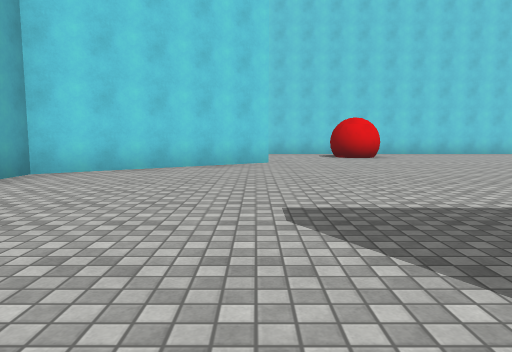
view 1 (above)

24 first-person views from a walk through a scene from a Unity 3-D project. The camera is 1.2 m above the floor, tilts 6° down and sees 70° across. The floor is counted in squares, 2 m on a side. Each view is taken from the middle of a square. On the plan, view 1 faces up. The plan holds only what a view shows up to about 10 squares ahead; the rest is blank. The place goes on beyond the plan. Surface patterns are stand-ins for the level's own textures.

view 2
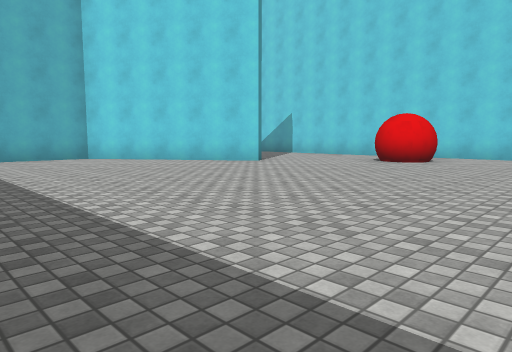

view 3
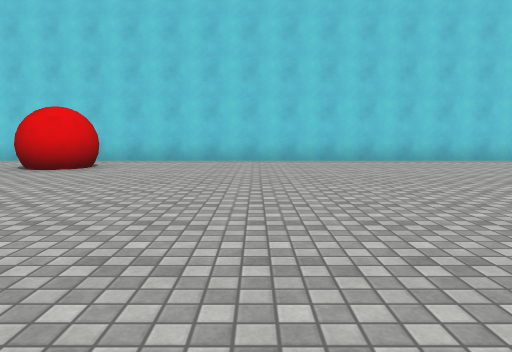

view 4
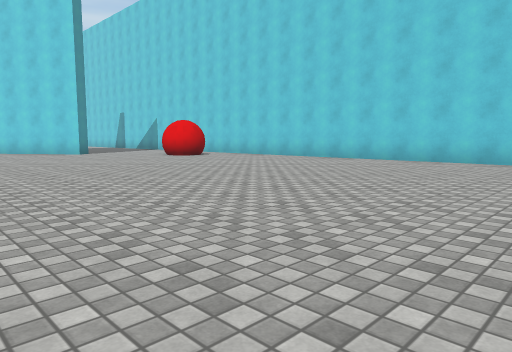

view 5
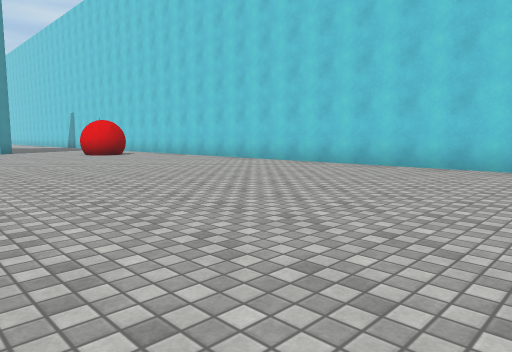

view 6
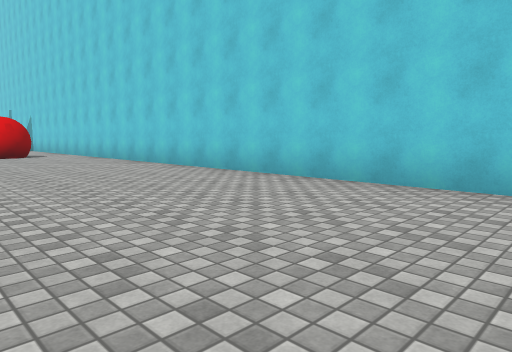

view 7
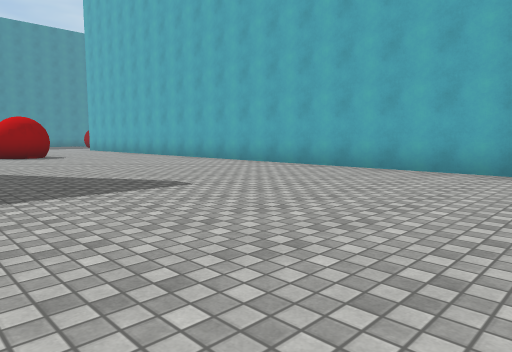

view 8
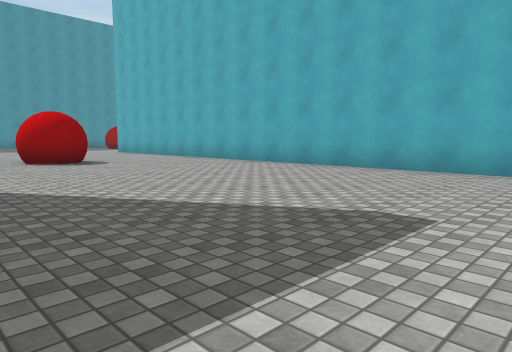

view 9
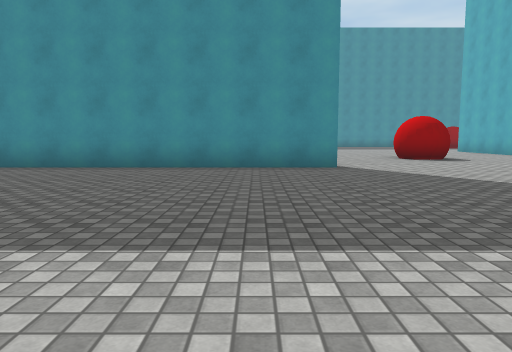

view 10
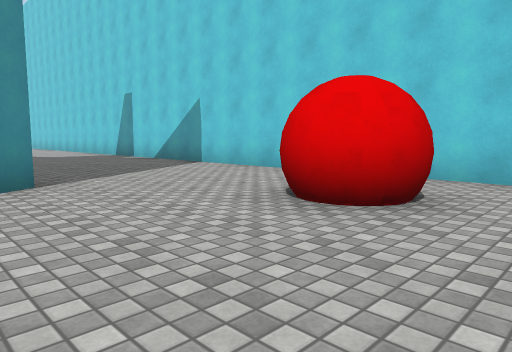

view 11
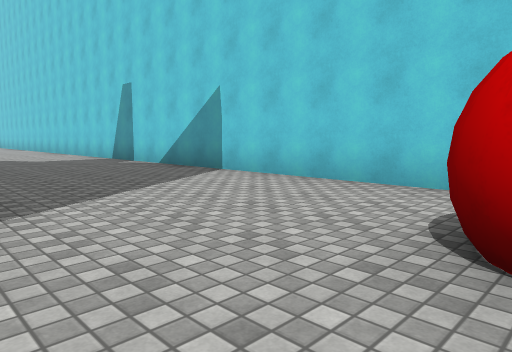

view 12
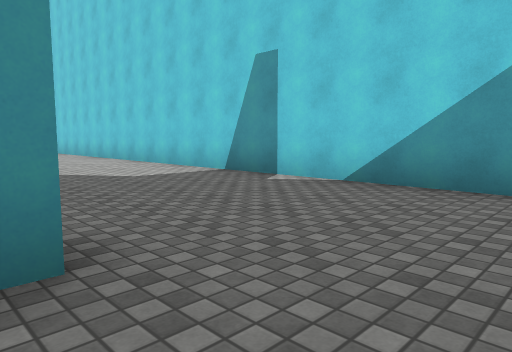

view 13
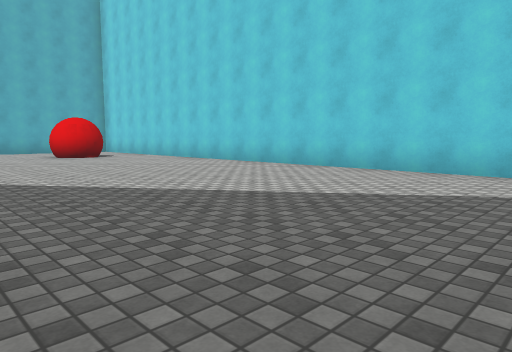

view 14
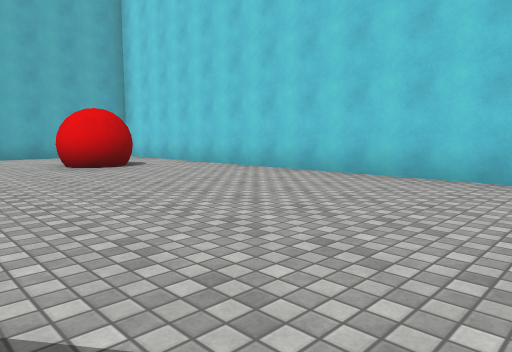

view 15
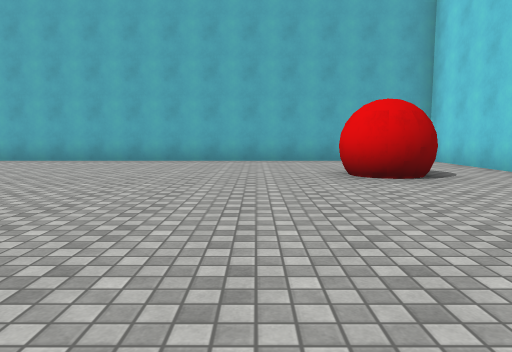

view 16
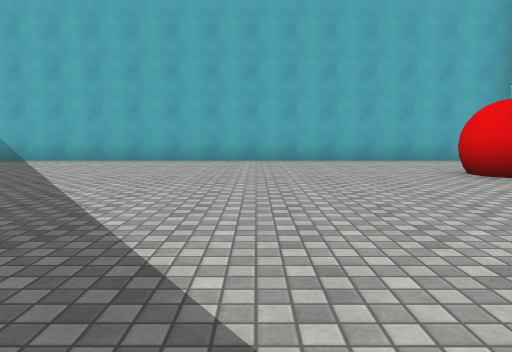

view 17
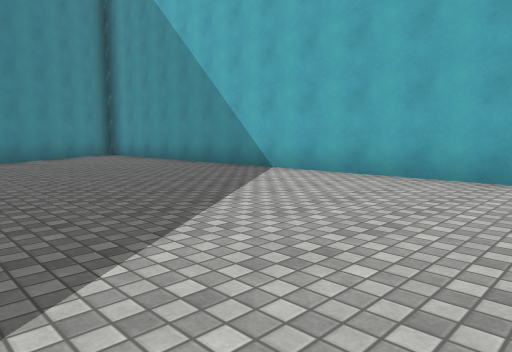

view 18
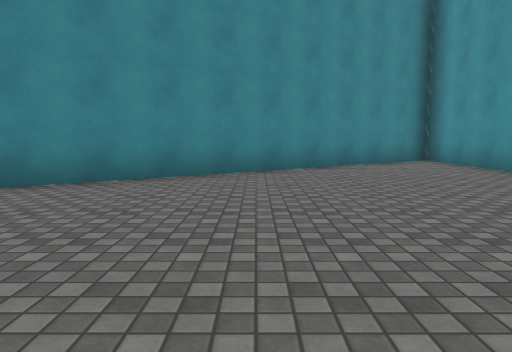

view 19
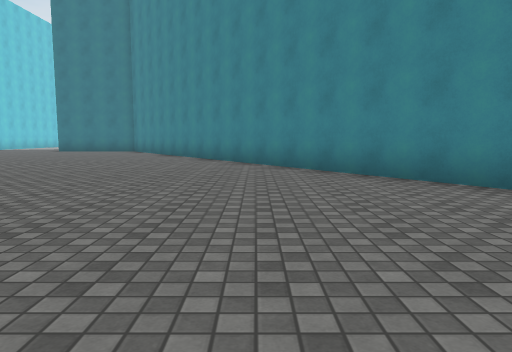

view 20
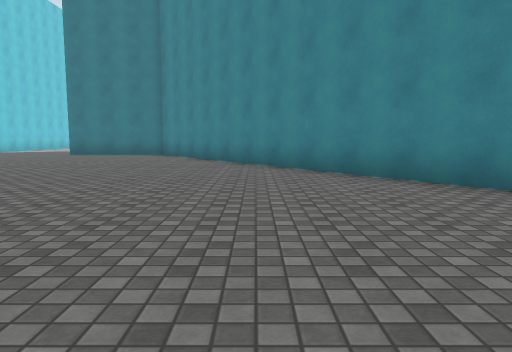

view 21
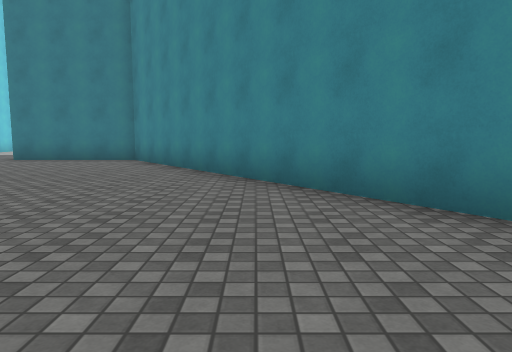

view 22
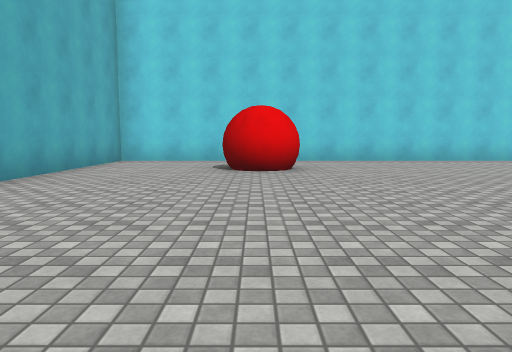

view 23
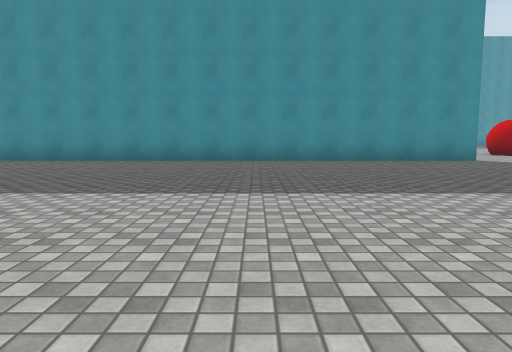

view 24
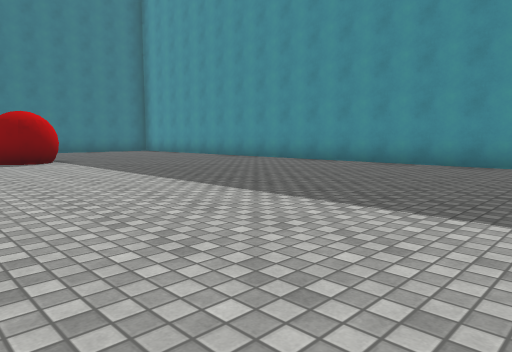

### Floor plan
Points are (right, up) in squares from view 1. A wall is a line through its corners. A room is listed if a view was taken in it or the views show most of it. See-through windows are left out.
Room 1 (views 1, 2, 3, 4, 5, 6, 7, 8, 9, 10, 11, 23, 24)
walls: (3.2, -2.4) (15.6, -2.4); (0.3, 8.8) (-3.7, 6) (-3.7, -3.6); (15.2, 13.5) (3.5, 13.5)
ways out: opening at (1.3, 10) to room 2; opening at (3, 13) to room 2; opening at (0.2, -5.3)
Room 2 (views 12, 13, 14, 15, 16, 17, 18, 19, 20, 21, 22)
walls: (0, 9.2) (0.3, 8.8); (3.5, 13.5) (-22.5, 13.5) (-22.5, -6.7) (-4.2, 6.2) (-4.2, 9.5)
ways out: opening at (1.3, 10) to room 1; opening at (3, 13) to room 1

Where each view was taken, in squares from view 1:
view 1: 0 up, 0 right, facing up
view 2: 2 up, 7 right, facing up-left
view 3: 4 up, 7 right, facing up
view 4: 4 up, 14 right, facing up-left
view 5: 6 up, 16 right, facing up-left
view 6: 9 up, 16 right, facing up-left
view 7: 7 up, 3 right, facing down-left
view 8: 4 up, 3 right, facing down-left
view 9: 5 up, 5 right, facing down
view 10: 8 up, 5 right, facing up-left
view 11: 9 up, 3 right, facing up-left
view 12: 9 up, 2 left, facing up-left
view 13: 7 up, 7 left, facing up-left
view 14: 8 up, 11 left, facing up-left
view 15: 9 up, 13 left, facing left
view 16: 7 up, 13 left, facing left
view 17: 6 up, 17 left, facing down-left
view 18: 3 up, 18 left, facing down
view 19: 1 up, 20 left, facing right
view 20: 3 up, 17 left, facing right
view 21: 3 up, 14 left, facing right
view 22: 4 up, 19 left, facing up
view 23: 7 up, 9 right, facing down
view 24: 6 up, 7 right, facing down-right
